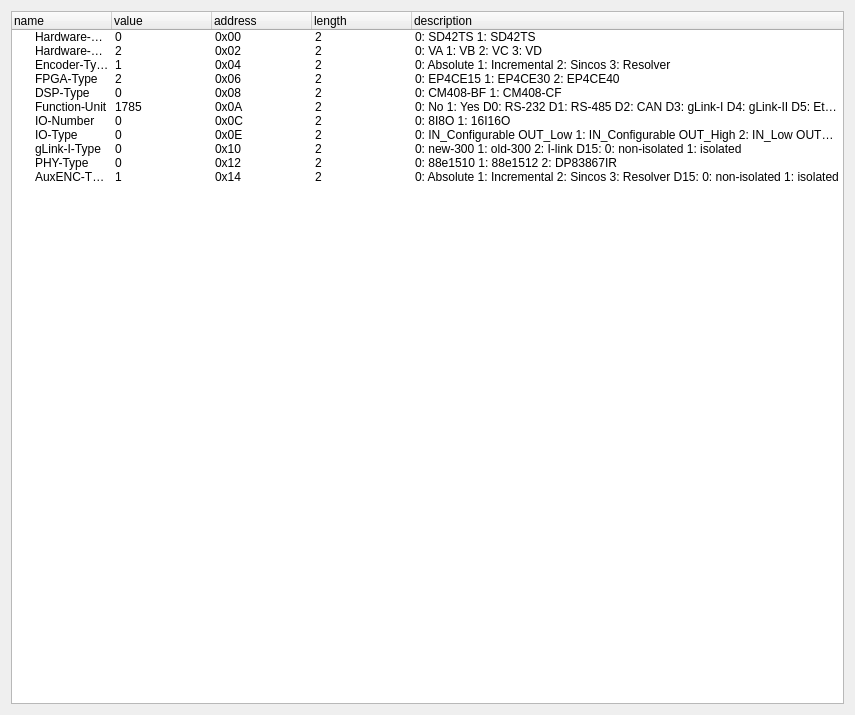
<?xml version="1.0" encoding="UTF-8"?>
<ui version="4.0">
 <class>Form</class>
 <widget class="QWidget" name="Form">
  <property name="geometry">
   <rect>
    <x>0</x>
    <y>0</y>
    <width>855</width>
    <height>715</height>
   </rect>
  </property>
  <property name="windowTitle">
   <string>Form</string>
  </property>
  <layout class="QVBoxLayout" name="verticalLayout">
   <item>
    <widget class="QTreeWidget" name="treeWidget">
     <column>
      <property name="text">
       <string>name</string>
      </property>
     </column>
     <column>
      <property name="text">
       <string>value</string>
      </property>
     </column>
     <column>
      <property name="text">
       <string>address</string>
      </property>
     </column>
     <column>
      <property name="text">
       <string>length</string>
      </property>
     </column>
     <column>
      <property name="text">
       <string>description</string>
      </property>
     </column>
     <item>
      <property name="text">
       <string>Hardware-Type</string>
      </property>
      <property name="text">
       <string>0</string>
      </property>
      <property name="text">
       <string>0x00</string>
      </property>
      <property name="text">
       <string>2</string>
      </property>
      <property name="text">
       <string>0: SD42TS 1: SD42TS</string>
      </property>
     </item>
     <item>
      <property name="text">
       <string>Hardware-Version</string>
      </property>
      <property name="text">
       <string>2</string>
      </property>
      <property name="text">
       <string>0x02</string>
      </property>
      <property name="text">
       <string>2</string>
      </property>
      <property name="text">
       <string>0: VA 1: VB 2: VC 3: VD</string>
      </property>
     </item>
     <item>
      <property name="text">
       <string>Encoder-Type</string>
      </property>
      <property name="text">
       <string>1</string>
      </property>
      <property name="text">
       <string>0x04</string>
      </property>
      <property name="text">
       <string>2</string>
      </property>
      <property name="text">
       <string>0: Absolute 1: Incremental 2: Sincos 3: Resolver</string>
      </property>
     </item>
     <item>
      <property name="text">
       <string>FPGA-Type</string>
      </property>
      <property name="text">
       <string>2</string>
      </property>
      <property name="text">
       <string>0x06</string>
      </property>
      <property name="text">
       <string>2</string>
      </property>
      <property name="text">
       <string>0: EP4CE15 1: EP4CE30 2: EP4CE40</string>
      </property>
     </item>
     <item>
      <property name="text">
       <string>DSP-Type</string>
      </property>
      <property name="text">
       <string>0</string>
      </property>
      <property name="text">
       <string>0x08</string>
      </property>
      <property name="text">
       <string>2</string>
      </property>
      <property name="text">
       <string>0: CM408-BF 1: CM408-CF</string>
      </property>
     </item>
     <item>
      <property name="text">
       <string>Function-Unit</string>
      </property>
      <property name="text">
       <string>1785</string>
      </property>
      <property name="text">
       <string>0x0A</string>
      </property>
      <property name="text">
       <string>2</string>
      </property>
      <property name="text">
       <string>0: No 1: Yes D0: RS-232 D1: RS-485 D2: CAN D3: gLink-I D4: gLink-II D5: Ethernet D6: I/O D7: Aux Encoder D8: VGA D9: EHMI D10: USB</string>
      </property>
     </item>
     <item>
      <property name="text">
       <string>IO-Number</string>
      </property>
      <property name="text">
       <string>0</string>
      </property>
      <property name="text">
       <string>0x0C</string>
      </property>
      <property name="text">
       <string>2</string>
      </property>
      <property name="text">
       <string>0: 8I8O 1: 16I16O</string>
      </property>
     </item>
     <item>
      <property name="text">
       <string>IO-Type</string>
      </property>
      <property name="text">
       <string>0</string>
      </property>
      <property name="text">
       <string>0x0E</string>
      </property>
      <property name="text">
       <string>2</string>
      </property>
      <property name="text">
       <string>0: IN_Configurable OUT_Low 1: IN_Configurable OUT_High 2: IN_Low OUT_Low 3: IN_High OUT_low 4: IN_Low OUT_High 3: IN_High OUT_High</string>
      </property>
     </item>
     <item>
      <property name="text">
       <string>gLink-I-Type</string>
      </property>
      <property name="text">
       <string>0</string>
      </property>
      <property name="text">
       <string>0x10</string>
      </property>
      <property name="text">
       <string>2</string>
      </property>
      <property name="text">
       <string>0: new-300 1: old-300 2: I-link D15: 0: non-isolated 1: isolated</string>
      </property>
     </item>
     <item>
      <property name="text">
       <string>PHY-Type</string>
      </property>
      <property name="text">
       <string>0</string>
      </property>
      <property name="text">
       <string>0x12</string>
      </property>
      <property name="text">
       <string>2</string>
      </property>
      <property name="text">
       <string>0: 88e1510 1: 88e1512 2: DP83867IR</string>
      </property>
     </item>
     <item>
      <property name="text">
       <string>AuxENC-Type</string>
      </property>
      <property name="text">
       <string>1</string>
      </property>
      <property name="text">
       <string>0x14</string>
      </property>
      <property name="text">
       <string>2</string>
      </property>
      <property name="text">
       <string>0: Absolute 1: Incremental 2: Sincos 3: Resolver D15: 0: non-isolated 1: isolated</string>
      </property>
     </item>
    </widget>
   </item>
  </layout>
 </widget>
 <resources/>
 <connections/>
</ui>
